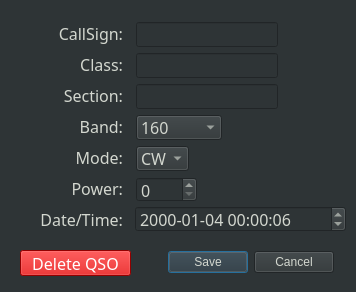
<?xml version="1.0" encoding="UTF-8"?>
<ui version="4.0">
 <class>Dialog</class>
 <widget class="QDialog" name="Dialog">
  <property name="geometry">
   <rect>
    <x>0</x>
    <y>0</y>
    <width>356</width>
    <height>292</height>
   </rect>
  </property>
  <property name="font">
   <font>
    <family>JetBrains Mono</family>
    <pointsize>12</pointsize>
   </font>
  </property>
  <property name="windowTitle">
   <string>Edit QSO</string>
  </property>
  <property name="styleSheet">
   <string notr="true">background-color: rgb(46, 52, 54);
color: rgb(211, 215, 207);</string>
  </property>
  <widget class="QDialogButtonBox" name="buttonBox">
   <property name="geometry">
    <rect>
     <x>168</x>
     <y>250</y>
     <width>166</width>
     <height>25</height>
    </rect>
   </property>
   <property name="font">
    <font>
     <family>JetBrains Mono</family>
     <pointsize>12</pointsize>
     <weight>75</weight>
     <bold>true</bold>
    </font>
   </property>
   <property name="orientation">
    <enum>Qt::Horizontal</enum>
   </property>
   <property name="standardButtons">
    <set>QDialogButtonBox::Cancel|QDialogButtonBox::Save</set>
   </property>
   <property name="centerButtons">
    <bool>false</bool>
   </property>
  </widget>
  <widget class="QLineEdit" name="editCallsign">
   <property name="geometry">
    <rect>
     <x>136</x>
     <y>22</y>
     <width>142</width>
     <height>25</height>
    </rect>
   </property>
   <property name="font">
    <font>
     <family>JetBrains Mono</family>
     <pointsize>12</pointsize>
     <weight>50</weight>
     <bold>false</bold>
    </font>
   </property>
   <property name="maxLength">
    <number>14</number>
   </property>
  </widget>
  <widget class="QLineEdit" name="editClass">
   <property name="geometry">
    <rect>
     <x>136</x>
     <y>53</y>
     <width>142</width>
     <height>25</height>
    </rect>
   </property>
   <property name="font">
    <font>
     <family>JetBrains Mono</family>
     <pointsize>12</pointsize>
     <weight>50</weight>
     <bold>false</bold>
    </font>
   </property>
   <property name="maxLength">
    <number>4</number>
   </property>
  </widget>
  <widget class="QLineEdit" name="editSection">
   <property name="geometry">
    <rect>
     <x>136</x>
     <y>84</y>
     <width>142</width>
     <height>25</height>
    </rect>
   </property>
   <property name="font">
    <font>
     <family>JetBrains Mono</family>
     <pointsize>12</pointsize>
     <weight>50</weight>
     <bold>false</bold>
    </font>
   </property>
   <property name="maxLength">
    <number>3</number>
   </property>
  </widget>
  <widget class="QDateTimeEdit" name="editDateTime">
   <property name="geometry">
    <rect>
     <x>135</x>
     <y>206</y>
     <width>211</width>
     <height>26</height>
    </rect>
   </property>
   <property name="font">
    <font>
     <family>JetBrains Mono</family>
     <pointsize>12</pointsize>
     <weight>50</weight>
     <bold>false</bold>
    </font>
   </property>
   <property name="dateTime">
    <datetime>
     <hour>0</hour>
     <minute>0</minute>
     <second>6</second>
     <year>2000</year>
     <month>1</month>
     <day>4</day>
    </datetime>
   </property>
   <property name="currentSection">
    <enum>QDateTimeEdit::YearSection</enum>
   </property>
   <property name="displayFormat">
    <string>yyyy-MM-dd hh:mm:ss</string>
   </property>
   <property name="timeSpec">
    <enum>Qt::UTC</enum>
   </property>
  </widget>
  <widget class="QSpinBox" name="editPower">
   <property name="geometry">
    <rect>
     <x>136</x>
     <y>177</y>
     <width>61</width>
     <height>25</height>
    </rect>
   </property>
   <property name="font">
    <font>
     <family>JetBrains Mono</family>
     <pointsize>12</pointsize>
     <weight>50</weight>
     <bold>false</bold>
    </font>
   </property>
   <property name="buttonSymbols">
    <enum>QAbstractSpinBox::UpDownArrows</enum>
   </property>
   <property name="maximum">
    <number>1500</number>
   </property>
  </widget>
  <widget class="QComboBox" name="editMode">
   <property name="geometry">
    <rect>
     <x>136</x>
     <y>146</y>
     <width>53</width>
     <height>25</height>
    </rect>
   </property>
   <property name="font">
    <font>
     <family>JetBrains Mono</family>
     <pointsize>12</pointsize>
     <weight>50</weight>
     <bold>false</bold>
    </font>
   </property>
   <item>
    <property name="text">
     <string>CW</string>
    </property>
   </item>
   <item>
    <property name="text">
     <string>PH</string>
    </property>
   </item>
   <item>
    <property name="text">
     <string>DI</string>
    </property>
   </item>
  </widget>
  <widget class="QPushButton" name="deleteButton">
   <property name="geometry">
    <rect>
     <x>20</x>
     <y>250</y>
     <width>111</width>
     <height>26</height>
    </rect>
   </property>
   <property name="font">
    <font>
     <family>JetBrains Mono</family>
     <pointsize>12</pointsize>
     <weight>50</weight>
     <bold>false</bold>
    </font>
   </property>
   <property name="styleSheet">
    <string notr="true">background-color: rgb(204, 0, 0);
color: rgb(255, 255, 255);</string>
   </property>
   <property name="text">
    <string>Delete QSO</string>
   </property>
  </widget>
  <widget class="QComboBox" name="editBand">
   <property name="geometry">
    <rect>
     <x>136</x>
     <y>115</y>
     <width>86</width>
     <height>25</height>
    </rect>
   </property>
   <property name="font">
    <font>
     <family>JetBrains Mono</family>
     <pointsize>12</pointsize>
     <weight>50</weight>
     <bold>false</bold>
    </font>
   </property>
   <item>
    <property name="text">
     <string>160</string>
    </property>
   </item>
   <item>
    <property name="text">
     <string>80</string>
    </property>
   </item>
   <item>
    <property name="text">
     <string>60</string>
    </property>
   </item>
   <item>
    <property name="text">
     <string>40</string>
    </property>
   </item>
   <item>
    <property name="text">
     <string>20</string>
    </property>
   </item>
   <item>
    <property name="text">
     <string>15</string>
    </property>
   </item>
   <item>
    <property name="text">
     <string>10</string>
    </property>
   </item>
   <item>
    <property name="text">
     <string>6</string>
    </property>
   </item>
   <item>
    <property name="text">
     <string>2</string>
    </property>
   </item>
  </widget>
  <widget class="QWidget" name="layoutWidget">
   <property name="geometry">
    <rect>
     <x>25</x>
     <y>21</y>
     <width>98</width>
     <height>211</height>
    </rect>
   </property>
   <property name="font">
    <font>
     <family>Courier</family>
     <pointsize>11</pointsize>
     <weight>75</weight>
     <bold>true</bold>
    </font>
   </property>
   <layout class="QVBoxLayout" name="verticalLayout_2">
    <item>
     <widget class="QLabel" name="label">
      <property name="font">
       <font>
        <family>JetBrains Mono</family>
        <pointsize>12</pointsize>
        <weight>50</weight>
        <bold>false</bold>
       </font>
      </property>
      <property name="text">
       <string>CallSign:</string>
      </property>
      <property name="alignment">
       <set>Qt::AlignRight|Qt::AlignTrailing|Qt::AlignVCenter</set>
      </property>
     </widget>
    </item>
    <item>
     <widget class="QLabel" name="label_2">
      <property name="font">
       <font>
        <family>JetBrains Mono</family>
        <pointsize>12</pointsize>
        <weight>50</weight>
        <bold>false</bold>
       </font>
      </property>
      <property name="text">
       <string>Class:</string>
      </property>
      <property name="alignment">
       <set>Qt::AlignRight|Qt::AlignTrailing|Qt::AlignVCenter</set>
      </property>
     </widget>
    </item>
    <item>
     <widget class="QLabel" name="label_3">
      <property name="font">
       <font>
        <family>JetBrains Mono</family>
        <pointsize>12</pointsize>
        <weight>50</weight>
        <bold>false</bold>
       </font>
      </property>
      <property name="text">
       <string>Section:</string>
      </property>
      <property name="alignment">
       <set>Qt::AlignRight|Qt::AlignTrailing|Qt::AlignVCenter</set>
      </property>
     </widget>
    </item>
    <item>
     <widget class="QLabel" name="label_4">
      <property name="font">
       <font>
        <family>JetBrains Mono</family>
        <pointsize>12</pointsize>
        <weight>50</weight>
        <bold>false</bold>
       </font>
      </property>
      <property name="text">
       <string>Band:</string>
      </property>
      <property name="alignment">
       <set>Qt::AlignRight|Qt::AlignTrailing|Qt::AlignVCenter</set>
      </property>
     </widget>
    </item>
    <item>
     <widget class="QLabel" name="label_5">
      <property name="font">
       <font>
        <family>JetBrains Mono</family>
        <pointsize>12</pointsize>
        <weight>50</weight>
        <bold>false</bold>
       </font>
      </property>
      <property name="text">
       <string>Mode:</string>
      </property>
      <property name="alignment">
       <set>Qt::AlignRight|Qt::AlignTrailing|Qt::AlignVCenter</set>
      </property>
     </widget>
    </item>
    <item>
     <widget class="QLabel" name="label_7">
      <property name="font">
       <font>
        <family>JetBrains Mono</family>
        <pointsize>12</pointsize>
        <weight>50</weight>
        <bold>false</bold>
       </font>
      </property>
      <property name="text">
       <string>Power:</string>
      </property>
      <property name="alignment">
       <set>Qt::AlignRight|Qt::AlignTrailing|Qt::AlignVCenter</set>
      </property>
     </widget>
    </item>
    <item>
     <widget class="QLabel" name="label_6">
      <property name="font">
       <font>
        <family>JetBrains Mono</family>
        <pointsize>12</pointsize>
        <weight>50</weight>
        <bold>false</bold>
       </font>
      </property>
      <property name="text">
       <string>Date/Time:</string>
      </property>
      <property name="alignment">
       <set>Qt::AlignRight|Qt::AlignTrailing|Qt::AlignVCenter</set>
      </property>
     </widget>
    </item>
   </layout>
  </widget>
 </widget>
 <resources/>
 <connections>
  <connection>
   <sender>buttonBox</sender>
   <signal>accepted()</signal>
   <receiver>Dialog</receiver>
   <slot>accept()</slot>
   <hints>
    <hint type="sourcelabel">
     <x>248</x>
     <y>254</y>
    </hint>
    <hint type="destinationlabel">
     <x>157</x>
     <y>274</y>
    </hint>
   </hints>
  </connection>
  <connection>
   <sender>buttonBox</sender>
   <signal>rejected()</signal>
   <receiver>Dialog</receiver>
   <slot>reject()</slot>
   <hints>
    <hint type="sourcelabel">
     <x>316</x>
     <y>260</y>
    </hint>
    <hint type="destinationlabel">
     <x>286</x>
     <y>274</y>
    </hint>
   </hints>
  </connection>
 </connections>
</ui>
